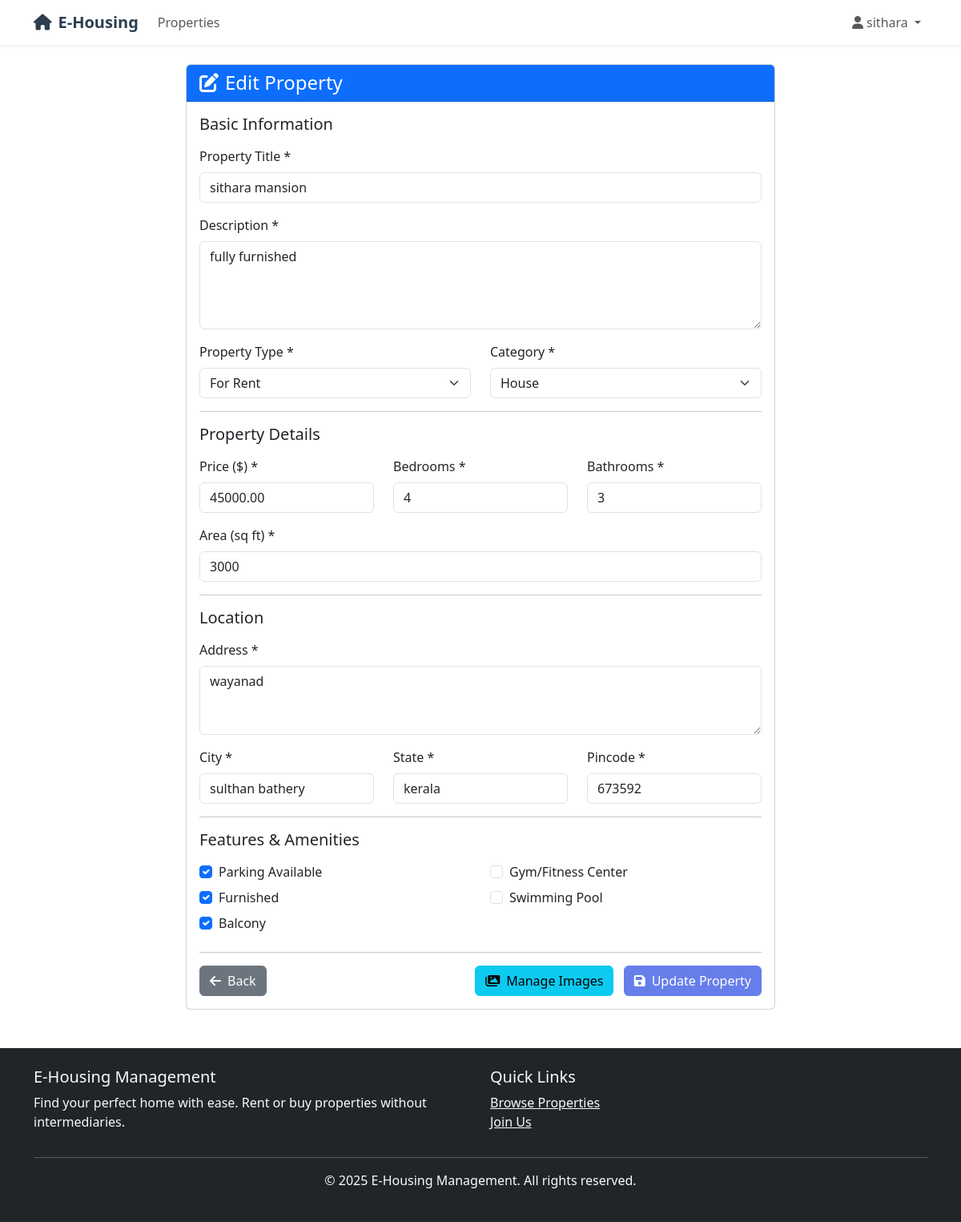
The app's page /properties/2/edit/ (signed in) with its own data.
### accounts/models.py (models this page shows, shortened)
class User(AbstractUser):
    USER_TYPES = (
        ('buyer', 'Buyer/Tenant'),
        ('owner', 'Property Owner'),
        ('admin', 'Administrator'),
    )
    user_type = models.CharField(max_length=10, choices=USER_TYPES, default='buyer')
    is_approved = models.BooleanField(default=False)
    email = models.EmailField(unique=True)

### properties/models.py (models this page shows, shortened)
class Property(models.Model):
    PROPERTY_TYPES = (
        ('rent', 'For Rent'),
        ('sell', 'For Sale'),
    )
    PROPERTY_CATEGORIES = (
        ('apartment', 'Apartment'),
        ('house', 'House'),
        ('villa', 'Villa'),
        ('studio', 'Studio'),
        ('room', 'Room'),
        ('commercial', 'Commercial'),
    )
    owner = models.ForeignKey(User, on_delete=models.CASCADE, related_name='properties')
    title = models.CharField(max_length=200)
    description = models.TextField()
    property_type = models.CharField(max_length=10, choices=PROPERTY_TYPES)
    category = models.CharField(max_length=20, choices=PROPERTY_CATEGORIES)
    price = models.DecimalField(max_digits=12, decimal_places=2)
    bedrooms = models.PositiveIntegerField(default=1)
    bathrooms = models.PositiveIntegerField(default=1)
    area = models.PositiveIntegerField(help_text='Area in square feet')
    address = models.TextField()
    city = models.CharField(max_length=100)
    state = models.CharField(max_length=100)
    pincode = models.CharField(max_length=10)
    is_approved = models.BooleanField(default=False)
    is_available = models.BooleanField(default=True)
    created_at = models.DateTimeField(auto_now_add=True)
    updated_at = models.DateTimeField(auto_now=True)
    parking = models.BooleanField(default=False)
    furnished = models.BooleanField(default=False)
    balcony = models.BooleanField(default=False)
    gym = models.BooleanField(default=False)
    swimming_pool = models.BooleanField(default=False)
    class Meta:
        ordering = ['-created_at']
        verbose_name_plural = 'Properties'

### properties/views.py (the view)
# urls.py: path('<int:pk>/edit/', views.edit_property, name='edit'),
@login_required
def edit_property(request, pk):
    property_obj = get_object_or_404(Property, pk=pk, owner=request.user)
    if request.method == 'POST':
        form = PropertyForm(request.POST, instance=property_obj)
        if form.is_valid():
            form.save()
            messages.success(request, 'Property updated successfully!')
            return redirect('properties:my_properties')
    else:
        form = PropertyForm(instance=property_obj)
    return render(request, 'properties/edit_property.html', {
        'form': form,
        'property': property_obj
    })

### templates/properties/edit_property.html (shortened to what this page needs)
{% extends 'base.html' %}
{% block content %}
<div class="container mt-4">
    <div class="row justify-content-center">
        <div class="col-md-8">
            <div class="card">
                <div class="card-header bg-primary text-white">
                    <h4 class="mb-0"><i class="fas fa-edit me-2"></i>Edit Property</h4>
                </div>
                <div class="card-body">
                    <form method="post">
                        <h5 class="mb-3">Basic Information</h5>
                        <div class="row mb-3">
                            <div class="col-md-12">
                                <label for="{{ form.title.id_for_label }}" class="form-label">Property Title *</label>
                                {{ form.title }}
                            </div>
                        </div>
                        <div class="mb-3">
                            <label for="{{ form.description.id_for_label }}" class="form-label">Description *</label>
                            {{ form.description }}
                        </div>
                        <div class="row mb-3">
                            <div class="col-md-6">
                                <label for="{{ form.property_type.id_for_label }}" class="form-label">Property Type *</label>
                                {{ form.property_type }}
                            </div>
                            <div class="col-md-6">
                                <label for="{{ form.category.id_for_label }}" class="form-label">Category *</label>
                                {{ form.category }}
                            </div>
                        </div>
                        <hr>
                        <h5 class="mb-3">Property Details</h5>
                        <div class="row mb-3">
                            <div class="col-md-4">
                                <label for="{{ form.price.id_for_label }}" class="form-label">Price ($) *</label>
                                {{ form.price }}
                            </div>
                            <div class="col-md-4">
                                <label for="{{ form.bedrooms.id_for_label }}" class="form-label">Bedrooms *</label>
                                {{ form.bedrooms }}
                            </div>
                            <div class="col-md-4">
                                <label for="{{ form.bathrooms.id_for_label }}" class="form-label">Bathrooms *</label>
                                {{ form.bathrooms }}
                            </div>
                        </div>
                        <div class="mb-3">
                            <label for="{{ form.area.id_for_label }}" class="form-label">Area (sq ft) *</label>
                            {{ form.area }}
                        </div>
                        <hr>
                        <h5 class="mb-3">Location</h5>
                        <div class="mb-3">
                            <label for="{{ form.address.id_for_label }}" class="form-label">Address *</label>
                            {{ form.address }}
                        </div>
                        <div class="row mb-3">
                            <div class="col-md-4">
                                <label for="{{ form.city.id_for_label }}" class="form-label">City *</label>
                                {{ form.city }}
                            </div>
                            <div class="col-md-4">
                                <label for="{{ form.state.id_for_label }}" class="form-label">State *</label>
                                {{ form.state }}
                            </div>
                            <div class="col-md-4">
                                <label for="{{ form.pincode.id_for_label }}" class="form-label">Pincode *</label>
                                {{ form.pincode }}
                            </div>
                        </div>
                        <hr>
                        <h5 class="mb-3">Features & Amenities</h5>
                        <div class="row">
                            <div class="col-md-6">
                                <div class="form-check mb-2">
                                    {{ form.parking }}
                                    <label class="form-check-label" for="{{ form.parking.id_for_label }}">
                                        Parking Available
                                    </label>
                                </div>
                                <div class="form-check mb-2">
                                    {{ form.furnished }}
                                    <label class="form-check-label" for="{{ form.furnished.id_for_label }}">
                                        Furnished
                                    </label>
                                </div>
                                <div class="form-check mb-2">
                                    {{ form.balcony }}
                                    <label class="form-check-label" for="{{ form.balcony.id_for_label }}">
                                        Balcony
                                    </label>
                                </div>
                            </div>
                            <div class="col-md-6">
                                <div class="form-check mb-2">
                                    {{ form.gym }}
                                    <label class="form-check-label" for="{{ form.gym.id_for_label }}">
                                        Gym/Fitness Center
                                    </label>
                                </div>
                                <div class="form-check mb-2">
                                    {{ form.swimming_pool }}
                                    <label class="form-check-label" for="{{ form.swimming_pool.id_for_label }}">
                                        Swimming Pool
                                    </label>
                                </div>
                            </div>
                        </div>
                        <hr>
                        <div class="d-flex justify-content-between">
                            <a href="{% url 'properties:my_properties' %}" class="btn btn-secondary">
                                <i class="fas fa-arrow-left me-2"></i>Back
                            </a>
                            <div>
                                <a href="{% url 'properties:manage_images' property.pk %}" class="btn btn-info me-2">
                                    <i class="fas fa-images me-2"></i>Manage Images
                                </a>
                                <button type="submit" class="btn btn-primary">
                                    <i class="fas fa-save me-2"></i>Update Property
                                </button>
                            </div>
                        </div>
                    </form>
                </div>
            </div>
        </div>
    </div>
</div>
{% endblock %}

### templates/base.html (shortened to what this page needs)
<!DOCTYPE html>
<html lang="en">
<head>
    <link href="https://cdn.jsdelivr.net/npm/bootstrap@5.3.0/dist/css/bootstrap.min.css" rel="stylesheet">
    <link href="https://cdnjs.cloudflare.com/ajax/libs/font-awesome/6.0.0/css/all.min.css" rel="stylesheet">
</head>
<body>
    <nav class="navbar navbar-expand-lg navbar-light bg-white shadow-sm">
        <div class="container">
            <a class="navbar-brand" href="{% url 'home' %}">
                <i class="fas fa-home me-2"></i>E-Housing
            </a>
            <div class="collapse navbar-collapse" id="navbarNav">
                <ul class="navbar-nav me-auto">
                    <li class="nav-item">
                        <a class="nav-link" href="{% url 'properties:list' %}">Properties</a>
                    </li>
                </ul>
                <ul class="navbar-nav">
                    {% if user.is_authenticated %}
                        <li class="nav-item dropdown">
                            <a class="nav-link dropdown-toggle" href="#" id="navbarDropdown" role="button" data-bs-toggle="dropdown">
                                <i class="fas fa-user me-1"></i>{{ user.username }}
                            </a>
                        </li>
                    {% endif %}
                </ul>
            </div>
        </div>
    </nav>
    <main>
        {% block content %}
        {% endblock %}
    </main>
    <footer class="bg-dark text-light py-4 mt-5">
        <div class="container">
            <div class="row">
                <div class="col-md-6">
                    <h5>E-Housing Management</h5>
                    <p>Find your perfect home with ease. Rent or buy properties without intermediaries.</p>
                </div>
                <div class="col-md-6">
                    <h5>Quick Links</h5>
                    <ul class="list-unstyled">
                        <li><a href="{% url 'properties:list' %}" class="text-light">Browse Properties</a></li>
                        <li><a href="{% url 'accounts:register' %}" class="text-light">Join Us</a></li>
                    </ul>
                </div>
            </div>
            <hr>
            <div class="text-center">
                <p>&copy; 2025 E-Housing Management. All rights reserved.</p>
            </div>
        </div>
    </footer>
</body>
</html>

### templates/base.html (style rules this page uses)
.navbar-brand { font-weight: bold; color: #2c3e50 !important; }
.btn-primary { background-color: #667eea; border-color: #667eea; }

### records on screen
User: username "sithara"
Property: title "sithara mansion", description "fully furnished", property_type "For Rent", category "House", price "45000.00", bedrooms "4", bathrooms "3", area "3000", address "wayanad", city "sulthan bathery", state "kerala", pincode "673592", parking "☑", furnished "☑", balcony "☑"
